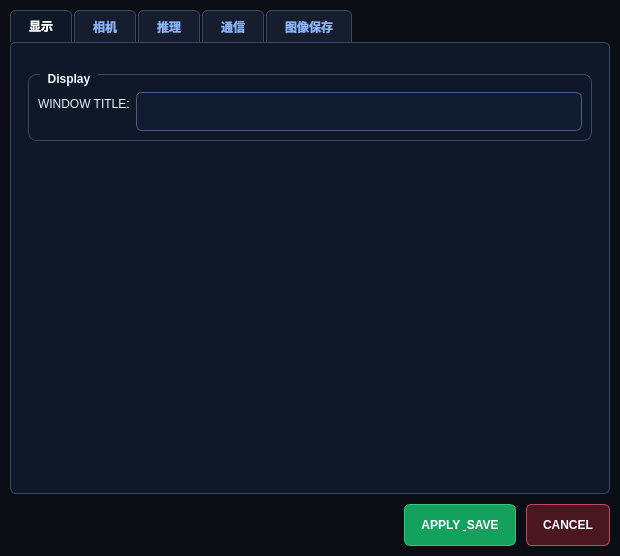
<?xml version="1.0" encoding="UTF-8"?>
<ui version="4.0">
 <class>settingForm</class>
 <widget class="QDialog" name="settingForm">
  <property name="geometry">
   <rect>
    <x>0</x>
    <y>0</y>
    <width>620</width>
    <height>520</height>
   </rect>
  </property>
  <property name="windowTitle">
   <string>SYSTEM CONFIGURATION</string>
  </property>
  <property name="styleSheet">
   <string notr="true">
    QDialog {
        background-color: #0a0d14;
        color: #eef4ff;
    }
    QTabWidget::pane {
        background-color: #0f1828;
        border: 1px solid #364967;
        border-radius: 6px;
        padding: 8px;
    }
    QTabBar::tab {
        background-color: #151d2e;
        color: #8ab4f8;
        border: 1px solid #364967;
        border-bottom: none;
        border-top-left-radius: 6px;
        border-top-right-radius: 6px;
        padding: 8px 18px;
        margin-right: 2px;
        font-weight: 600;
        font-size: 12px;
    }
    QTabBar::tab:selected {
        background-color: #0f1828;
        color: #ffffff;
        border-bottom: 1px solid #0f1828;
    }
    QTabBar::tab:hover:!selected {
        background-color: #1a2540;
    }
    QGroupBox {
        color: #f2f6ff;
        border: 1px solid #364967;
        border-radius: 8px;
        margin-top: 14px;
        padding-top: 8px;
        font-weight: bold;
    }
    QGroupBox::title { left: 12px; padding: 0 6px; top: -2px; }
    QLabel {
        color: #eaf2ff;
    }
    QLineEdit, QDoubleSpinBox, QSpinBox, QComboBox {
        background-color: #111b2e;
        border: 1px solid #465e83;
        border-radius: 6px;
        color: #f4f8ff;
        selection-background-color: #2f62bb;
        selection-color: #ffffff;
        padding: 6px;
        min-height: 25px;
    }
    QLineEdit:focus, QSpinBox:focus, QDoubleSpinBox:focus {
        border: 1px solid #4f7fd4;
    }
    QComboBox QAbstractItemView {
        background: #111b2e;
        color: #f4f8ff;
        border: 1px solid #4a6287;
        selection-background-color: #2f62bb;
        selection-color: #ffffff;
        outline: 0px;
    }
    QPushButton {
        background-color: #2b5fba;
        border: 1px solid #4f7fd4;
        border-radius: 6px;
        color: #ffffff;
        min-height: 32px;
        font-weight: 700;
        padding: 4px 16px;
    }
    QPushButton:hover { background: #3d73ce; }
    QPushButton#btnOk {
        background-color: #13a15d;
        border: 1px solid #38c47f;
    }
    QPushButton#btnOk:hover { background: #19bc6d; }
    QPushButton#btnCancel {
        background-color: #4a1620;
        border: 1px solid #c04a63;
    }
    QPushButton#btnCancel:hover { background: #5d1e2b; }
    QPushButton#btnBrowsePath {
        background-color: #2b5fba;
        border: 1px solid #4f7fd4;
        min-height: 28px;
        min-width: 36px;
        padding: 0px;
    }
    QPushButton#btnBrowsePath:hover { background: #3d73ce; }
    QPushButton#btnBrowseClasses {
        background-color: #2b5fba;
        border: 1px solid #4f7fd4;
        min-height: 28px;
        min-width: 36px;
        padding: 0px;
    }
    QPushButton#btnBrowseClasses:hover { background: #3d73ce; }
    /* 保存选项复选框样式 */
    QCheckBox#chkSaveNG {
        color: #FF8A80;
        font-weight: bold;
        background-color: #3a0a10;
        border: 1px solid #c04a63;
        border-radius: 4px;
        padding: 4px 8px;
        spacing: 6px;
    }
    QCheckBox#chkSaveNG::indicator {
        width: 16px;
        height: 16px;
        border: 2px solid #c04a63;
        border-radius: 3px;
        background-color: #2a0508;
    }
    QCheckBox#chkSaveNG::indicator:checked {
        background-color: #d04a63;
        border-color: #ff8099;
    }
    QCheckBox#chkSaveOK {
        color: #B9F6CA;
        font-weight: bold;
        background-color: #0a2a10;
        border: 1px solid #38c47f;
        border-radius: 4px;
        padding: 4px 8px;
        spacing: 6px;
    }
    QCheckBox#chkSaveOK::indicator {
        width: 16px;
        height: 16px;
        border: 2px solid #38c47f;
        border-radius: 3px;
        background-color: #051a08;
    }
    QCheckBox#chkSaveOK::indicator:checked {
        background-color: #38c47f;
        border-color: #69f0ae;
    }
   </string>
  </property>
  <layout class="QVBoxLayout" name="mainLayout">
   <property name="spacing">
    <number>10</number>
   </property>
   <property name="leftMargin">
    <number>10</number>
   </property>
   <property name="topMargin">
    <number>10</number>
   </property>
   <property name="rightMargin">
    <number>10</number>
   </property>
   <property name="bottomMargin">
    <number>10</number>
   </property>
   <!-- ===== QTabWidget ===== -->
   <item>
    <widget class="QTabWidget" name="tabWidget">
     <!-- ========== Tab 1: 显示 ========== -->
     <widget class="QWidget" name="tabDisplay">
      <attribute name="title">
       <string>显示</string>
      </attribute>
      <layout class="QVBoxLayout" name="tabDisplayLayout">
       <item>
        <widget class="QGroupBox" name="groupDisplay">
         <property name="title">
          <string>Display</string>
         </property>
         <layout class="QFormLayout" name="formLayoutDisplay">
          <property name="verticalSpacing">
           <number>10</number>
          </property>
          <item row="0" column="0">
           <widget class="QLabel" name="lblWindowTitle">
            <property name="text">
             <string>WINDOW TITLE:</string>
            </property>
           </widget>
          </item>
          <item row="0" column="1">
           <widget class="QLineEdit" name="txtWindowTitle"/>
          </item>
         </layout>
        </widget>
       </item>
       <item>
        <spacer name="tabDisplaySpacer">
         <property name="orientation">
          <enum>Qt::Vertical</enum>
         </property>
         <property name="sizeHint" stdset="0">
          <size>
           <width>0</width>
           <height>0</height>
          </size>
         </property>
        </spacer>
       </item>
      </layout>
     </widget>
     <!-- ========== Tab 2: 相机 ========== -->
     <widget class="QWidget" name="tabCamera">
      <attribute name="title">
       <string>相机</string>
      </attribute>
      <layout class="QVBoxLayout" name="tabCameraLayout">
       <!-- Camera1 -->
       <item>
        <widget class="QGroupBox" name="groupCamera">
         <property name="title">
          <string>Camera Interface</string>
         </property>
         <layout class="QFormLayout" name="formLayoutCamera">
          <property name="verticalSpacing">
           <number>10</number>
          </property>
          <item row="0" column="0">
           <widget class="QLabel" name="lblSN">
            <property name="text">
             <string>DEVICE SN:</string>
            </property>
           </widget>
          </item>
          <item row="0" column="1">
           <widget class="QLineEdit" name="txtSN"/>
          </item>
          <item row="1" column="0">
           <widget class="QLabel" name="lblExp">
            <property name="text">
             <string>EXPOSURE (us):</string>
            </property>
           </widget>
          </item>
          <item row="1" column="1">
           <widget class="QDoubleSpinBox" name="valExp">
            <property name="decimals">
             <number>0</number>
            </property>
            <property name="maximum">
             <double>1000000.000000000000000</double>
            </property>
           </widget>
          </item>
          <item row="2" column="0">
           <widget class="QLabel" name="lblGain">
            <property name="text">
             <string>ANALOG GAIN:</string>
            </property>
           </widget>
          </item>
          <item row="2" column="1">
           <widget class="QDoubleSpinBox" name="valGain">
            <property name="decimals">
             <number>0</number>
            </property>
            <property name="maximum">
             <double>20.000000000000000</double>
            </property>
           </widget>
          </item>
         </layout>
        </widget>
       </item>
       <!-- Camera2 -->
       <item>
        <widget class="QGroupBox" name="groupCamera2">
         <property name="title">
          <string>Camera2 Interface</string>
         </property>
         <layout class="QFormLayout" name="formLayoutCamera2">
          <property name="verticalSpacing">
           <number>10</number>
          </property>
          <item row="0" column="0">
           <widget class="QLabel" name="lblSN2">
            <property name="text">
             <string>DEVICE SN2:</string>
            </property>
           </widget>
          </item>
          <item row="0" column="1">
           <widget class="QLineEdit" name="txtSN2"/>
          </item>
          <item row="1" column="0">
           <widget class="QLabel" name="lblExp2">
            <property name="text">
             <string>EXPOSURE2 (us):</string>
            </property>
           </widget>
          </item>
          <item row="1" column="1">
           <widget class="QDoubleSpinBox" name="valExp2">
            <property name="decimals">
             <number>0</number>
            </property>
            <property name="maximum">
             <double>1000000.000000000000000</double>
            </property>
           </widget>
          </item>
          <item row="2" column="0">
           <widget class="QLabel" name="lblGain2">
            <property name="text">
             <string>ANALOG GAIN2:</string>
            </property>
           </widget>
          </item>
          <item row="2" column="1">
           <widget class="QDoubleSpinBox" name="valGain2">
            <property name="decimals">
             <number>0</number>
            </property>
            <property name="maximum">
             <double>20.000000000000000</double>
            </property>
           </widget>
          </item>
         </layout>
        </widget>
       </item>
       <item>
        <spacer name="tabCameraSpacer">
         <property name="orientation">
          <enum>Qt::Vertical</enum>
         </property>
         <property name="sizeHint" stdset="0">
          <size>
           <width>0</width>
           <height>0</height>
          </size>
         </property>
        </spacer>
       </item>
      </layout>
     </widget>
     <!-- ========== Tab 3: 推理 ========== -->
     <widget class="QWidget" name="tabInference">
      <attribute name="title">
       <string>推理</string>
      </attribute>
      <layout class="QVBoxLayout" name="tabInferenceLayout">
       <!-- Inference Core 1 -->
       <item>
        <widget class="QGroupBox" name="groupAI">
         <property name="title">
          <string>Inference Core (Camera1)</string>
         </property>
         <layout class="QFormLayout" name="formLayoutAI">
          <property name="verticalSpacing">
           <number>10</number>
          </property>
          <item row="0" column="0">
           <widget class="QLabel" name="lblEnableInference">
            <property name="text">
             <string>ENABLE INFERENCE:</string>
            </property>
           </widget>
          </item>
          <item row="0" column="1">
           <widget class="QCheckBox" name="chkEnableInference">
            <property name="text">
             <string>Camera1 Inference ON</string>
            </property>
            <property name="checked">
             <bool>true</bool>
            </property>
           </widget>
          </item>
          <item row="1" column="0">
           <widget class="QLabel" name="lblPath">
            <property name="text">
             <string>ENGINE PATH:</string>
            </property>
           </widget>
          </item>
          <item row="1" column="1">
           <layout class="QHBoxLayout" name="pathLayout">
            <item>
             <widget class="QLineEdit" name="txtEnginePath">
              <property name="readOnly">
               <bool>true</bool>
              </property>
             </widget>
            </item>
            <item>
             <widget class="QPushButton" name="btnBrowsePath">
              <property name="maximumSize">
               <size>
                <width>40</width>
                <height>16777215</height>
               </size>
              </property>
              <property name="text">
               <string>...</string>
              </property>
             </widget>
            </item>
           </layout>
          </item>
          <item row="2" column="0">
           <widget class="QLabel" name="lblClasses">
            <property name="text">
             <string>CLASSES PATH:</string>
            </property>
           </widget>
          </item>
          <item row="2" column="1">
           <layout class="QHBoxLayout" name="classesLayout">
            <item>
             <widget class="QLineEdit" name="txtClassesPath">
              <property name="readOnly">
               <bool>true</bool>
              </property>
             </widget>
            </item>
            <item>
             <widget class="QPushButton" name="btnBrowseClasses">
              <property name="maximumSize">
               <size>
                <width>40</width>
                <height>16777215</height>
               </size>
              </property>
              <property name="text">
               <string>...</string>
              </property>
             </widget>
            </item>
           </layout>
          </item>
          <item row="3" column="0">
           <widget class="QLabel" name="lblScore">
            <property name="text">
             <string>SCORE THRESH:</string>
            </property>
           </widget>
          </item>
          <item row="3" column="1">
           <widget class="QDoubleSpinBox" name="valScoreThresh">
            <property name="maximum">
             <double>1.000000000000000</double>
            </property>
            <property name="singleStep">
             <double>0.050000000000000</double>
            </property>
           </widget>
          </item>
         </layout>
        </widget>
       </item>
       <!-- Inference Core 2 -->
       <item>
        <widget class="QGroupBox" name="groupAI2">
         <property name="title">
          <string>Inference Core 2 (Camera2)</string>
         </property>
         <layout class="QFormLayout" name="formLayoutAI2">
          <property name="verticalSpacing">
           <number>10</number>
          </property>
          <item row="0" column="0">
           <widget class="QLabel" name="lblEnableInference2">
            <property name="text">
             <string>ENABLE INFERENCE2:</string>
            </property>
           </widget>
          </item>
          <item row="0" column="1">
           <widget class="QCheckBox" name="chkEnableInference2">
            <property name="text">
             <string>Camera2 Inference ON</string>
            </property>
            <property name="checked">
             <bool>true</bool>
            </property>
           </widget>
          </item>
          <item row="1" column="0">
           <widget class="QLabel" name="lblPath2">
            <property name="text">
             <string>ENGINE PATH2:</string>
            </property>
           </widget>
          </item>
          <item row="1" column="1">
           <layout class="QHBoxLayout" name="pathLayout2">
            <item>
             <widget class="QLineEdit" name="txtEnginePath2">
              <property name="readOnly">
               <bool>true</bool>
              </property>
             </widget>
            </item>
            <item>
             <widget class="QPushButton" name="btnBrowsePath2">
              <property name="maximumSize">
               <size>
                <width>40</width>
                <height>16777215</height>
               </size>
              </property>
              <property name="text">
               <string>...</string>
              </property>
             </widget>
            </item>
           </layout>
          </item>
          <item row="2" column="0">
           <widget class="QLabel" name="lblClasses2">
            <property name="text">
             <string>CLASSES PATH2:</string>
            </property>
           </widget>
          </item>
          <item row="2" column="1">
           <layout class="QHBoxLayout" name="classesLayout2">
            <item>
             <widget class="QLineEdit" name="txtClassesPath2">
              <property name="readOnly">
               <bool>true</bool>
              </property>
             </widget>
            </item>
            <item>
             <widget class="QPushButton" name="btnBrowseClasses2">
              <property name="maximumSize">
               <size>
                <width>40</width>
                <height>16777215</height>
               </size>
              </property>
              <property name="text">
               <string>...</string>
              </property>
             </widget>
            </item>
           </layout>
          </item>
          <item row="3" column="0">
           <widget class="QLabel" name="lblScore2">
            <property name="text">
             <string>SCORE THRESH2:</string>
            </property>
           </widget>
          </item>
          <item row="3" column="1">
           <widget class="QDoubleSpinBox" name="valScoreThresh2">
            <property name="maximum">
             <double>1.000000000000000</double>
            </property>
            <property name="singleStep">
             <double>0.050000000000000</double>
            </property>
           </widget>
          </item>
         </layout>
        </widget>
       </item>
       <item>
        <spacer name="tabInferenceSpacer">
         <property name="orientation">
          <enum>Qt::Vertical</enum>
         </property>
         <property name="sizeHint" stdset="0">
          <size>
           <width>0</width>
           <height>0</height>
          </size>
         </property>
        </spacer>
       </item>
      </layout>
     </widget>
     <!-- ========== Tab 4: 通信 ========== -->
     <widget class="QWidget" name="tabComm">
      <attribute name="title">
       <string>通信</string>
      </attribute>
      <layout class="QVBoxLayout" name="tabCommLayout">
       <item>
        <widget class="QGroupBox" name="groupComm">
         <property name="title">
          <string>Communication</string>
         </property>
         <layout class="QFormLayout" name="formLayoutComm">
          <property name="verticalSpacing">
           <number>10</number>
          </property>
          <item row="0" column="0">
           <widget class="QLabel" name="lblIP">
            <property name="text">
             <string>SERVER IP:</string>
            </property>
           </widget>
          </item>
          <item row="0" column="1">
           <widget class="QLineEdit" name="txtIP"/>
          </item>
          <item row="1" column="0">
           <widget class="QLabel" name="lblNetPort">
            <property name="text">
             <string>TCP PORT:</string>
            </property>
           </widget>
          </item>
          <item row="1" column="1">
           <widget class="QSpinBox" name="valNetPort">
            <property name="maximum">
             <number>65535</number>
            </property>
           </widget>
          </item>
          <item row="2" column="0">
           <widget class="QLabel" name="lblSerial">
            <property name="text">
             <string>UART PORT:</string>
            </property>
           </widget>
          </item>
          <item row="2" column="1">
           <widget class="QComboBox" name="cbSerialPort"/>
          </item>
          <item row="3" column="0">
           <widget class="QLabel" name="lblBaud">
            <property name="text">
             <string>BAUD RATE:</string>
            </property>
           </widget>
          </item>
          <item row="3" column="1">
           <widget class="QComboBox" name="cbBaud"/>
          </item>
         </layout>
        </widget>
       </item>
       <item>
        <spacer name="tabCommSpacer">
         <property name="orientation">
          <enum>Qt::Vertical</enum>
         </property>
         <property name="sizeHint" stdset="0">
          <size>
           <width>0</width>
           <height>0</height>
          </size>
         </property>
        </spacer>
       </item>
      </layout>
     </widget>
     <!-- ========== Tab 5: 图像保存 ========== -->
     <widget class="QWidget" name="tabImageSave">
      <attribute name="title">
       <string>图像保存</string>
      </attribute>
      <layout class="QVBoxLayout" name="tabImageSaveLayout">
       <item>
        <widget class="QGroupBox" name="groupImageSave">
         <property name="title">
          <string>Image Save</string>
         </property>
         <layout class="QFormLayout" name="formLayoutImageSave">
          <property name="verticalSpacing">
           <number>10</number>
          </property>
          <item row="0" column="0">
           <widget class="QLabel" name="lblSaveNG">
            <property name="text">
             <string>SAVE OPTIONS:</string>
            </property>
           </widget>
          </item>
          <item row="0" column="1">
           <layout class="QHBoxLayout" name="saveOptionsLayout">
            <item>
             <widget class="QCheckBox" name="chkSaveNG">
              <property name="text">
               <string>SAVE ON DETECT (NG)</string>
              </property>
             </widget>
            </item>
            <item>
             <widget class="QCheckBox" name="chkSaveOK">
              <property name="text">
               <string>SAVE NO DETECT (OK)</string>
              </property>
             </widget>
            </item>
            <item>
             <spacer name="saveOptionsSpacer">
              <property name="orientation">
               <enum>Qt::Horizontal</enum>
              </property>
              <property name="sizeHint" stdset="0">
               <size>
                <width>40</width>
                <height>20</height>
               </size>
              </property>
             </spacer>
            </item>
           </layout>
          </item>
          <item row="2" column="0">
           <widget class="QLabel" name="lblSavePath">
            <property name="text">
             <string>SAVE PATH:</string>
            </property>
           </widget>
          </item>
          <item row="2" column="1">
           <layout class="QHBoxLayout" name="savePathLayout">
            <item>
             <widget class="QLineEdit" name="txtSavePath"/>
            </item>
            <item>
             <widget class="QPushButton" name="btnBrowseSavePath">
              <property name="maximumSize">
               <size>
                <width>40</width>
                <height>16777215</height>
               </size>
              </property>
              <property name="text">
               <string>...</string>
              </property>
             </widget>
            </item>
           </layout>
          </item>
          <item row="3" column="0">
           <widget class="QLabel" name="lblSaveFormat">
            <property name="text">
             <string>SAVE FORMAT:</string>
            </property>
           </widget>
          </item>
          <item row="3" column="1">
           <widget class="QComboBox" name="cbSaveFormat">
            <item>
             <property name="text">
              <string>jpg</string>
             </property>
            </item>
            <item>
             <property name="text">
              <string>bmp</string>
             </property>
            </item>
            <item>
             <property name="text">
              <string>tif</string>
             </property>
            </item>
           </widget>
          </item>
          <item row="4" column="0">
           <widget class="QLabel" name="lblJpegQuality">
            <property name="text">
             <string>JPEG QUALITY (1-100):</string>
            </property>
           </widget>
          </item>
          <item row="4" column="1">
           <widget class="QSpinBox" name="valJpegQuality">
            <property name="minimum">
             <number>1</number>
            </property>
            <property name="maximum">
             <number>100</number>
            </property>
            <property name="value">
             <number>95</number>
            </property>
           </widget>
          </item>
         </layout>
        </widget>
       </item>
       <item>
        <spacer name="tabImageSaveSpacer">
         <property name="orientation">
          <enum>Qt::Vertical</enum>
         </property>
         <property name="sizeHint" stdset="0">
          <size>
           <width>0</width>
           <height>0</height>
          </size>
         </property>
        </spacer>
       </item>
      </layout>
     </widget>
    </widget>
   </item>
   <!-- Bottom Buttons -->
   <item>
    <layout class="QHBoxLayout" name="buttonLayout">
     <item>
      <spacer name="spacerButtons">
       <property name="orientation">
        <enum>Qt::Horizontal</enum>
       </property>
       <property name="sizeHint" stdset="0">
        <size>
         <width>0</width>
         <height>0</height>
        </size>
       </property>
      </spacer>
     </item>
     <item>
      <widget class="QPushButton" name="btnOk">
       <property name="text">
        <string>APPLY &amp; SAVE</string>
       </property>
      </widget>
     </item>
     <item>
      <widget class="QPushButton" name="btnCancel">
       <property name="text">
        <string>CANCEL</string>
       </property>
      </widget>
     </item>
    </layout>
   </item>
  </layout>
 </widget>
 <resources/>
 <connections/>
</ui>
